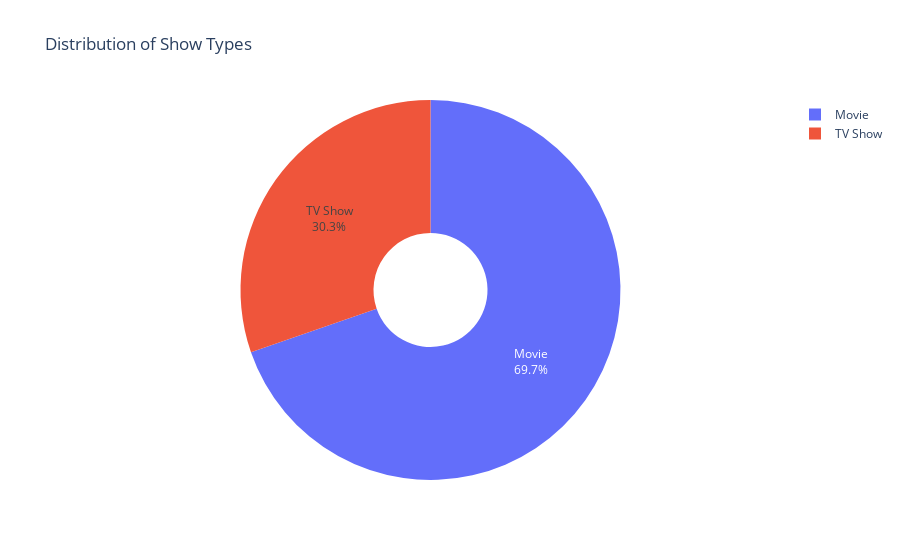

Notebook code cell kept with this figure:
### Code cell
import plotly.graph_objects as go

# Calculate the count of each type of show
type_counts = Netflix_SQL['type'].value_counts()

# Create a pie chart
pie_fig = go.Figure(data=[go.Pie(
    labels=type_counts.index,
    values=type_counts.values,
    textinfo='label+percent',
    hole=0.3,  # Optional: Makes the pie chart a donut chart
    pull=[0.1 if i == type_counts.idxmax() else 0 for i in range(len(type_counts))],  # Pull out the largest slice
)])

# Update the layout for a white background and title
pie_fig.update_layout(
    title='Distribution of Show Types',
    template='plotly_white',  # White background for the plot
    showlegend=True
)

# Show the interactive pie chart
pie_fig.show()

### Figure 1 — Plotly figure (JSON) as saved in the notebook; plotly's stock layout.template omitted (floating-point values rounded to 4 significant figures)
{"data": [{"hole": 0.3, "labels": ["Movie", "TV Show"], "pull": [0, 0], "textinfo": "label+percent", "type": "pie", "values": [6131, 2666]}], "layout": {"showlegend": true, "title": {"text": "Distribution of Show Types"}}}
